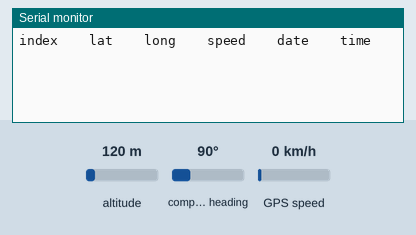
Recording of a sketch running on a simulated Arduino Uno, built with avr-gcc and run on an emulated ATmega328P. On the bench: the last lines printed to the serial monitor. Inputs (shaded band) come from the test bench; at power-on: GPS speed 0 km/h, altitude 120 m, compass heading 90°. Storage starts empty; the GPS gets a fix after 3 s at 37.7749, -122.4194 with 8 satellites.

Above: at 1.2 s.
1.3 s: GPS speed set to 2 km/h
At 3.7 s:
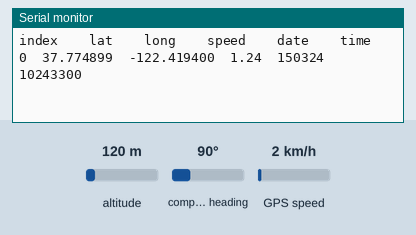
5.4 s: GPS speed set to 30 km/h
At 6.9 s:
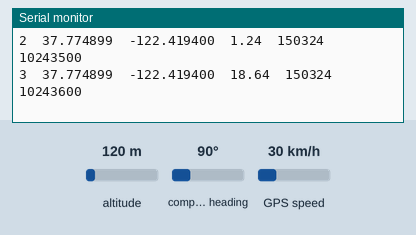

Measured:
- after the input at 1.3 s, the serial monitor: prints a new line after 1.8 s (image 1)
- after the input at 5.4 s, the serial monitor: prints a new line after 0.68 s (image 2)

The sketch:

015_GPS_LOG.ino
```cpp
#include <TinyGPS++.h>
#include <SoftwareSerial.h>
#include <SPI.h>
#include <SD.h>

SoftwareSerial serial_connection(6, 7);
TinyGPSPlus gps;

const int chipSelect = 4;

File dataFile;
String filename = "Data.csv";
String Data = "";
String Header = "index \t lat \t long \t speed \t date \t time";

int index = 0;

void setup() {

  serial_connection.begin(9600);//This opens up communications to the GPS

  Serial.begin(9600);//This opens up communications to the Serial monitor in the Arduino IDE and sets the speed. This is basically the connection to the computer
  Serial.println(Header);//and these are the values

  SD.begin(chipSelect);
  SD.remove(filename);
  File dataFile = SD.open(filename, FILE_WRITE);
  if (dataFile)
  {
    dataFile.println(Header);
    dataFile.close();
  }
}


void loop()
{
  while (serial_connection.available()) //While there is data coming from the GPS, do follwing...
  {
    gps.encode(serial_connection.read());//...read the signal, transform into an object called "gps"
  }

  if (gps.location.isUpdated()) //if this object has been updated, do the following
  {
    Data = "";

    Data.concat(index);
    Data.concat("\t");
    Data.concat(String(gps.location.lat(), 6));
    Data.concat("\t");
    Data.concat(String(gps.location.lng(), 6));
    Data.concat("\t");
    Data.concat(gps.speed.mph());
    Data.concat("\t");
    Data.concat(gps.date.value());
    Data.concat("\t");
    Data.concat(gps.time.value());

    dataFile = SD.open(filename, FILE_WRITE);
    if (dataFile)
    {
      dataFile.println(Data);
      dataFile.close();
      Serial.println(Data);
    }
    index = index + 1;
  }


}
```
